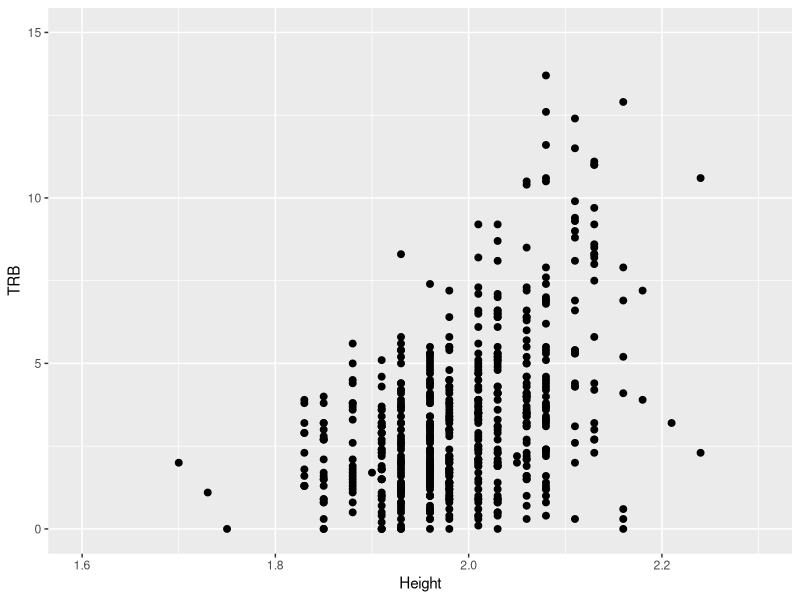
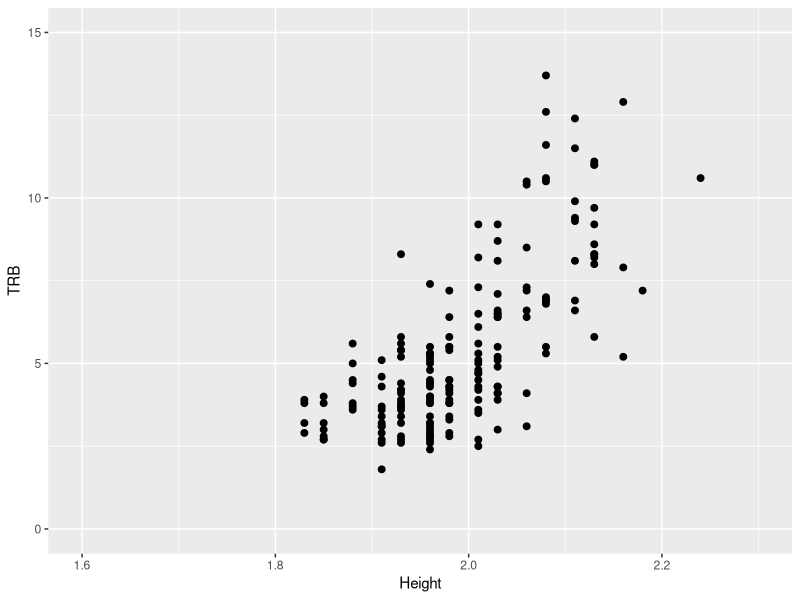
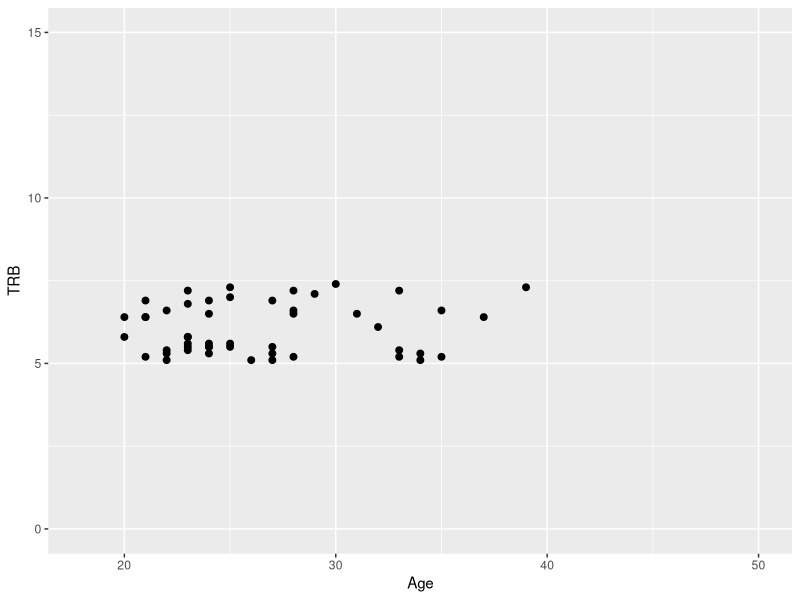
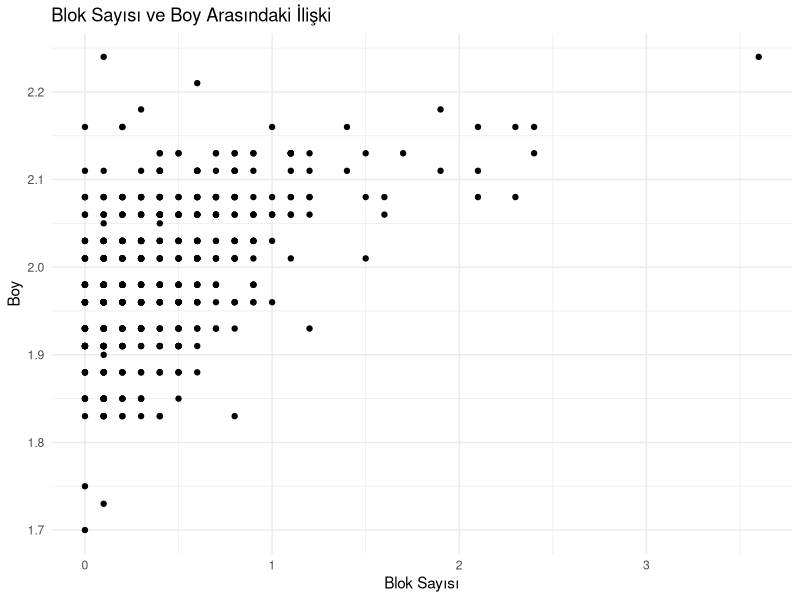
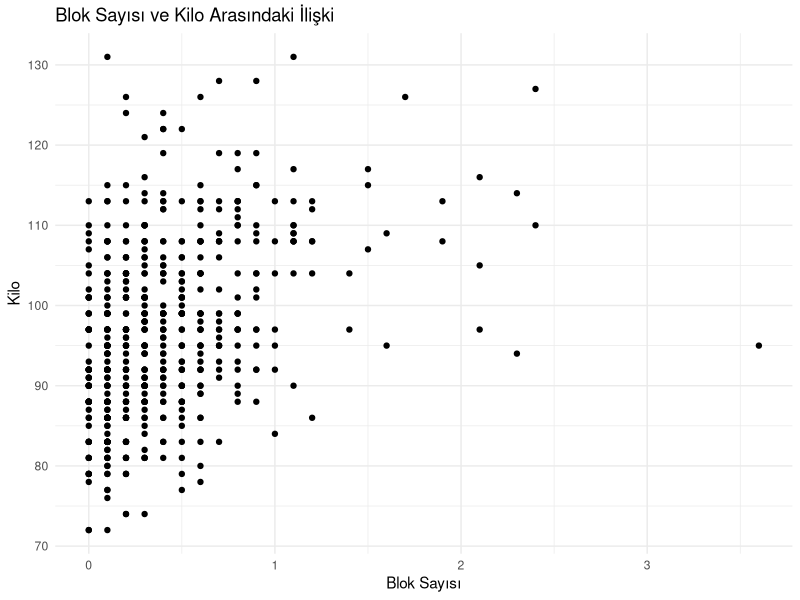

Write the R code that produced these figures, in order.
## ---- chunk 1

# Veri setini yükleme
veri <- read.csv(file = "NBA_Dataset_yeni.csv", head = TRUE, sep=",")

#veriyi TRB sütununa göre sıralama
rebounds_data <- veri[order(veri$TRB, decreasing = TRUE),]

#Player-TRB list
TRB <- rebounds_data[,c("Player", "TRB")]

#Player-Height list
Height <- rebounds_data[,c("Player", "Height")]

#Gerekli kütüphaneleri yükleme
library(ggplot2)
library(tidyverse)
library(dslabs)
library(conflicted)
library(dplyr)

#Veri görselleştirme
veri %>% dplyr::filter(MP >0) %>% ggplot() + geom_point(aes(x = Height, y = TRB), size = 2)+ scale_x_continuous(limits = c(1.6, 2.3)) +scale_y_continuous(limits = c(0, 15))

#veriyi sadeleştirme
veri %>% dplyr::filter(MP >25) %>% ggplot() + geom_point(aes(x = Height, y = TRB), size = 2)+ scale_x_continuous(limits = c(1.6, 2.3)) +scale_y_continuous(limits = c(0, 15))

#outliers grupları filtreleme
veri %>% dplyr::filter(MP >25  & TRB>5 & TRB< 7.5) %>% ggplot() + geom_point(aes(x = Age, y = TRB), size = 2)+ scale_x_continuous(limits = c(18, 50)) +scale_y_continuous(limits = c(0, 15))


## ---- chunk 2
# Veri setini yükleme
veri <- read.csv(file = "NBA_Dataset_yeni.csv", header = TRUE, sep = ",")

# veriyi BLK sütununa göre sıralama
blok_data <- veri[order(veri$BLK, decreasing = TRUE),]

# BLK sütununa göre sıralanan veriyi alma
BlokAnaliz <- subset(blok_data, select = c("Player", "BLK", "Height"))
colnames(BlokAnaliz) <- c("oyuncu", "blok", "boy")

# boy sütununu düzgün formata çevirme
BlokAnaliz$boy <- as.numeric(gsub(",", ".", BlokAnaliz$boy))

# ggplot2 kütüphanesini yükleme
library(ggplot2)

# Scatterplot çizimi
ggplot(BlokAnaliz, aes(x = blok, y = boy)) +
  geom_point() +
  labs(title = "Blok Sayısı ve Boy Arasındaki İlişki",
       x = "Blok Sayısı",
       y = "Boy") +
  theme_minimal()

## ---- chunk 3

# Veri setini yükleme
veri <- read.csv(file = "NBA_Dataset_yeni.csv", header = TRUE, sep = ",")

# veriyi BLK sütununa göre sıralama
blok_data <- veri[order(veri$BLK, decreasing = TRUE),]

# BLK sütununa göre sıralanan veriyi alma
BlokAnaliz <- subset(blok_data, select = c("Player", "BLK", "Weight"))
colnames(BlokAnaliz) <- c("oyuncu", "blok", "kilo")

# boy sütununu düzgün formata çevirme
BlokAnaliz$kilo <- as.numeric(gsub(",", ".", BlokAnaliz$kilo))

# ggplot2 kütüphanesini yükleme
library(ggplot2)

# Scatterplot çizimi
ggplot(BlokAnaliz, aes(x = blok, y = kilo)) +
  geom_point() +
  labs(title = "Blok Sayısı ve Kilo Arasındaki İlişki",
       x = "Blok Sayısı",
       y = "Kilo") +
  theme_minimal()
